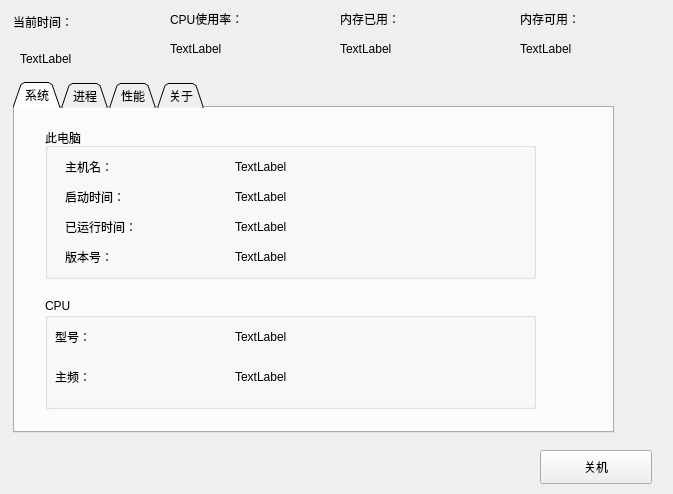
<?xml version="1.0" encoding="UTF-8"?>
<ui version="4.0">
 <class>TaskManager</class>
 <widget class="QWidget" name="TaskManager">
  <property name="geometry">
   <rect>
    <x>0</x>
    <y>0</y>
    <width>673</width>
    <height>494</height>
   </rect>
  </property>
  <property name="windowTitle">
   <string>TaskManager</string>
  </property>
  <widget class="QTabWidget" name="tabWidget">
   <property name="geometry">
    <rect>
     <x>13</x>
     <y>82</y>
     <width>601</width>
     <height>351</height>
    </rect>
   </property>
   <property name="tabShape">
    <enum>QTabWidget::Triangular</enum>
   </property>
   <property name="currentIndex">
    <number>0</number>
   </property>
   <widget class="QWidget" name="sys_info">
    <attribute name="title">
     <string>系统</string>
    </attribute>
    <widget class="QGroupBox" name="pc_group">
     <property name="geometry">
      <rect>
       <x>30</x>
       <y>20</y>
       <width>491</width>
       <height>151</height>
      </rect>
     </property>
     <property name="title">
      <string>此电脑</string>
     </property>
     <widget class="QLabel" name="label">
      <property name="geometry">
       <rect>
        <x>20</x>
        <y>30</y>
        <width>81</width>
        <height>18</height>
       </rect>
      </property>
      <property name="text">
       <string>主机名：</string>
      </property>
     </widget>
     <widget class="QLabel" name="label_2">
      <property name="geometry">
       <rect>
        <x>20</x>
        <y>60</y>
        <width>121</width>
        <height>18</height>
       </rect>
      </property>
      <property name="text">
       <string>启动时间：</string>
      </property>
     </widget>
     <widget class="QLabel" name="label_3">
      <property name="geometry">
       <rect>
        <x>20</x>
        <y>90</y>
        <width>101</width>
        <height>18</height>
       </rect>
      </property>
      <property name="text">
       <string>已运行时间：</string>
      </property>
     </widget>
     <widget class="QLabel" name="label_4">
      <property name="geometry">
       <rect>
        <x>20</x>
        <y>120</y>
        <width>81</width>
        <height>18</height>
       </rect>
      </property>
      <property name="text">
       <string>版本号：</string>
      </property>
     </widget>
     <widget class="QLabel" name="label_pc_name">
      <property name="geometry">
       <rect>
        <x>190</x>
        <y>30</y>
        <width>81</width>
        <height>18</height>
       </rect>
      </property>
      <property name="text">
       <string>TextLabel</string>
      </property>
     </widget>
     <widget class="QLabel" name="label_boot_time">
      <property name="geometry">
       <rect>
        <x>190</x>
        <y>60</y>
        <width>81</width>
        <height>18</height>
       </rect>
      </property>
      <property name="text">
       <string>TextLabel</string>
      </property>
     </widget>
     <widget class="QLabel" name="label_run_time">
      <property name="geometry">
       <rect>
        <x>190</x>
        <y>90</y>
        <width>81</width>
        <height>18</height>
       </rect>
      </property>
      <property name="text">
       <string>TextLabel</string>
      </property>
     </widget>
     <widget class="QLabel" name="label_pc_version">
      <property name="geometry">
       <rect>
        <x>190</x>
        <y>120</y>
        <width>81</width>
        <height>18</height>
       </rect>
      </property>
      <property name="text">
       <string>TextLabel</string>
      </property>
     </widget>
    </widget>
    <widget class="QGroupBox" name="cpu_group">
     <property name="geometry">
      <rect>
       <x>30</x>
       <y>190</y>
       <width>491</width>
       <height>111</height>
      </rect>
     </property>
     <property name="title">
      <string>CPU</string>
     </property>
     <widget class="QLabel" name="label_5">
      <property name="geometry">
       <rect>
        <x>10</x>
        <y>30</y>
        <width>81</width>
        <height>18</height>
       </rect>
      </property>
      <property name="text">
       <string>型号：</string>
      </property>
     </widget>
     <widget class="QLabel" name="label_6">
      <property name="geometry">
       <rect>
        <x>10</x>
        <y>70</y>
        <width>81</width>
        <height>18</height>
       </rect>
      </property>
      <property name="text">
       <string>主频：</string>
      </property>
     </widget>
     <widget class="QLabel" name="label_cpu_name">
      <property name="geometry">
       <rect>
        <x>190</x>
        <y>30</y>
        <width>81</width>
        <height>18</height>
       </rect>
      </property>
      <property name="text">
       <string>TextLabel</string>
      </property>
     </widget>
     <widget class="QLabel" name="label_cpu_hz">
      <property name="geometry">
       <rect>
        <x>190</x>
        <y>70</y>
        <width>81</width>
        <height>18</height>
       </rect>
      </property>
      <property name="text">
       <string>TextLabel</string>
      </property>
     </widget>
    </widget>
   </widget>
   <widget class="QWidget" name="pro_info">
    <attribute name="title">
     <string>进程</string>
    </attribute>
    <widget class="QListWidget" name="list_process">
     <property name="geometry">
      <rect>
       <x>10</x>
       <y>10</y>
       <width>511</width>
       <height>251</height>
      </rect>
     </property>
    </widget>
    <widget class="QPushButton" name="button_kill">
     <property name="geometry">
      <rect>
       <x>390</x>
       <y>280</y>
       <width>112</width>
       <height>34</height>
      </rect>
     </property>
     <property name="text">
      <string>结束进程</string>
     </property>
    </widget>
    <widget class="QLineEdit" name="edit_pid">
     <property name="geometry">
      <rect>
       <x>20</x>
       <y>280</y>
       <width>151</width>
       <height>25</height>
      </rect>
     </property>
     <property name="text">
      <string>请输入进程pid</string>
     </property>
    </widget>
    <widget class="QPushButton" name="button_search">
     <property name="geometry">
      <rect>
       <x>190</x>
       <y>280</y>
       <width>112</width>
       <height>34</height>
      </rect>
     </property>
     <property name="text">
      <string>搜索</string>
     </property>
    </widget>
   </widget>
   <widget class="QWidget" name="cpumem_info">
    <attribute name="title">
     <string>性能</string>
    </attribute>
    <widget class="QGroupBox" name="group_cpu">
     <property name="geometry">
      <rect>
       <x>10</x>
       <y>20</y>
       <width>521</width>
       <height>101</height>
      </rect>
     </property>
     <property name="title">
      <string>CPU使用率</string>
     </property>
     <widget class="QLabel" name="label_cpurate">
      <property name="geometry">
       <rect>
        <x>110</x>
        <y>70</y>
        <width>81</width>
        <height>18</height>
       </rect>
      </property>
      <property name="text">
       <string>TextLabel</string>
      </property>
     </widget>
     <widget class="QLabel" name="label_19">
      <property name="geometry">
       <rect>
        <x>10</x>
        <y>70</y>
        <width>101</width>
        <height>18</height>
       </rect>
      </property>
      <property name="text">
       <string>当前使用率：</string>
      </property>
     </widget>
     <widget class="QLabel" name="label_20">
      <property name="geometry">
       <rect>
        <x>10</x>
        <y>30</y>
        <width>81</width>
        <height>18</height>
       </rect>
      </property>
      <property name="text">
       <string>当前时间：</string>
      </property>
     </widget>
     <widget class="QLabel" name="label_time">
      <property name="geometry">
       <rect>
        <x>100</x>
        <y>30</y>
        <width>81</width>
        <height>18</height>
       </rect>
      </property>
      <property name="text">
       <string>TextLabel</string>
      </property>
     </widget>
    </widget>
    <widget class="QGroupBox" name="group_mem">
     <property name="geometry">
      <rect>
       <x>10</x>
       <y>130</y>
       <width>521</width>
       <height>131</height>
      </rect>
     </property>
     <property name="title">
      <string>内存使用情况</string>
     </property>
     <widget class="QLabel" name="label_8">
      <property name="geometry">
       <rect>
        <x>10</x>
        <y>30</y>
        <width>81</width>
        <height>18</height>
       </rect>
      </property>
      <property name="text">
       <string>已用：</string>
      </property>
     </widget>
     <widget class="QLabel" name="label_9">
      <property name="geometry">
       <rect>
        <x>10</x>
        <y>60</y>
        <width>81</width>
        <height>18</height>
       </rect>
      </property>
      <property name="text">
       <string>可用：</string>
      </property>
     </widget>
     <widget class="QLabel" name="label_10">
      <property name="geometry">
       <rect>
        <x>10</x>
        <y>90</y>
        <width>101</width>
        <height>18</height>
       </rect>
      </property>
      <property name="text">
       <string>内存总大小</string>
      </property>
     </widget>
     <widget class="QLabel" name="label_mem_used">
      <property name="geometry">
       <rect>
        <x>80</x>
        <y>30</y>
        <width>81</width>
        <height>18</height>
       </rect>
      </property>
      <property name="text">
       <string>TextLabel</string>
      </property>
     </widget>
     <widget class="QLabel" name="label_mem_free">
      <property name="geometry">
       <rect>
        <x>80</x>
        <y>60</y>
        <width>81</width>
        <height>18</height>
       </rect>
      </property>
      <property name="text">
       <string>TextLabel</string>
      </property>
     </widget>
     <widget class="QLabel" name="label_mem_total">
      <property name="geometry">
       <rect>
        <x>110</x>
        <y>90</y>
        <width>81</width>
        <height>18</height>
       </rect>
      </property>
      <property name="text">
       <string>TextLabel</string>
      </property>
     </widget>
    </widget>
    <widget class="QGroupBox" name="group_swap">
     <property name="geometry">
      <rect>
       <x>10</x>
       <y>270</y>
       <width>521</width>
       <height>131</height>
      </rect>
     </property>
     <property name="title">
      <string>交换分区使用情况</string>
     </property>
     <widget class="QLabel" name="label_13">
      <property name="geometry">
       <rect>
        <x>10</x>
        <y>30</y>
        <width>81</width>
        <height>18</height>
       </rect>
      </property>
      <property name="text">
       <string>已用：</string>
      </property>
     </widget>
     <widget class="QLabel" name="label_14">
      <property name="geometry">
       <rect>
        <x>10</x>
        <y>60</y>
        <width>81</width>
        <height>18</height>
       </rect>
      </property>
      <property name="text">
       <string>可用：</string>
      </property>
     </widget>
     <widget class="QLabel" name="label_15">
      <property name="geometry">
       <rect>
        <x>10</x>
        <y>90</y>
        <width>101</width>
        <height>18</height>
       </rect>
      </property>
      <property name="text">
       <string>内存总大小</string>
      </property>
     </widget>
     <widget class="QLabel" name="label_swap_used">
      <property name="geometry">
       <rect>
        <x>80</x>
        <y>30</y>
        <width>81</width>
        <height>18</height>
       </rect>
      </property>
      <property name="text">
       <string>TextLabel</string>
      </property>
     </widget>
     <widget class="QLabel" name="label_swap_free">
      <property name="geometry">
       <rect>
        <x>80</x>
        <y>60</y>
        <width>81</width>
        <height>18</height>
       </rect>
      </property>
      <property name="text">
       <string>TextLabel</string>
      </property>
     </widget>
     <widget class="QLabel" name="label_swap_total">
      <property name="geometry">
       <rect>
        <x>110</x>
        <y>90</y>
        <width>81</width>
        <height>18</height>
       </rect>
      </property>
      <property name="text">
       <string>TextLabel</string>
      </property>
     </widget>
    </widget>
   </widget>
   <widget class="QWidget" name="my_info">
    <attribute name="title">
     <string>关于</string>
    </attribute>
    <widget class="QLabel" name="label_7">
     <property name="geometry">
      <rect>
       <x>100</x>
       <y>120</y>
       <width>281</width>
       <height>18</height>
      </rect>
     </property>
     <property name="text">
      <string>获取帮助请联系630212894@qq.com</string>
     </property>
    </widget>
   </widget>
  </widget>
  <widget class="QPushButton" name="button_off">
   <property name="geometry">
    <rect>
     <x>540</x>
     <y>450</y>
     <width>112</width>
     <height>34</height>
    </rect>
   </property>
   <property name="text">
    <string>关机</string>
   </property>
  </widget>
  <widget class="QLabel" name="label_21">
   <property name="geometry">
    <rect>
     <x>13</x>
     <y>13</y>
     <width>90</width>
     <height>18</height>
    </rect>
   </property>
   <property name="text">
    <string>当前时间：</string>
   </property>
  </widget>
  <widget class="QLabel" name="label_cpurate_2">
   <property name="geometry">
    <rect>
     <x>170</x>
     <y>40</y>
     <width>81</width>
     <height>18</height>
    </rect>
   </property>
   <property name="text">
    <string>TextLabel</string>
   </property>
  </widget>
  <widget class="QLabel" name="label_time_2">
   <property name="geometry">
    <rect>
     <x>20</x>
     <y>50</y>
     <width>81</width>
     <height>18</height>
    </rect>
   </property>
   <property name="text">
    <string>TextLabel</string>
   </property>
  </widget>
  <widget class="QLabel" name="label_11">
   <property name="geometry">
    <rect>
     <x>340</x>
     <y>10</y>
     <width>90</width>
     <height>18</height>
    </rect>
   </property>
   <property name="text">
    <string>内存已用：</string>
   </property>
  </widget>
  <widget class="QLabel" name="label_12">
   <property name="geometry">
    <rect>
     <x>520</x>
     <y>10</y>
     <width>90</width>
     <height>18</height>
    </rect>
   </property>
   <property name="text">
    <string>内存可用：</string>
   </property>
  </widget>
  <widget class="QLabel" name="label_mem_used_2">
   <property name="geometry">
    <rect>
     <x>340</x>
     <y>40</y>
     <width>81</width>
     <height>18</height>
    </rect>
   </property>
   <property name="text">
    <string>TextLabel</string>
   </property>
  </widget>
  <widget class="QLabel" name="label_mem_free_2">
   <property name="geometry">
    <rect>
     <x>520</x>
     <y>40</y>
     <width>81</width>
     <height>18</height>
    </rect>
   </property>
   <property name="text">
    <string>TextLabel</string>
   </property>
  </widget>
  <widget class="QLabel" name="label_22">
   <property name="geometry">
    <rect>
     <x>170</x>
     <y>10</y>
     <width>99</width>
     <height>18</height>
    </rect>
   </property>
   <property name="text">
    <string>CPU使用率：</string>
   </property>
  </widget>
 </widget>
 <layoutdefault spacing="6" margin="11"/>
 <resources/>
 <connections/>
</ui>
